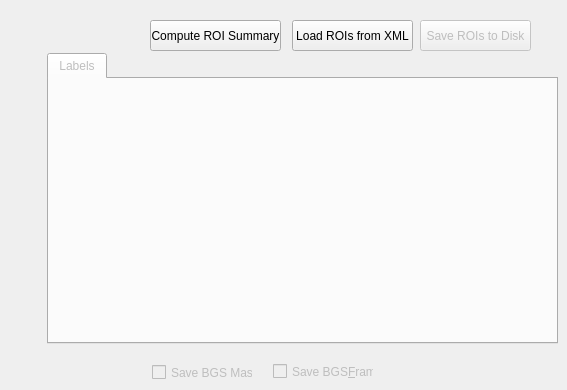
     <widget class="QWidget" name="tab_3">
      <attribute name="title">
       <string>Global Summary</string>
      </attribute>
      <widget class="QCheckBox" name="saveBGSFrameCheckbox">
       <property name="enabled">
        <bool>false</bool>
       </property>
       <property name="geometry">
        <rect>
         <x>273</x>
         <y>363</y>
         <width>101</width>
         <height>17</height>
        </rect>
       </property>
       <property name="text">
        <string>Save BGS&amp;Frame</string>
       </property>
      </widget>
      <widget class="QPushButton" name="saveRoisToDiskButton">
       <property name="enabled">
        <bool>false</bool>
       </property>
       <property name="geometry">
        <rect>
         <x>420</x>
         <y>20</y>
         <width>111</width>
         <height>31</height>
        </rect>
       </property>
       <property name="text">
        <string>Save ROIs to Disk</string>
       </property>
      </widget>
      <widget class="QPushButton" name="computeRoiSummary">
       <property name="geometry">
        <rect>
         <x>150</x>
         <y>20</y>
         <width>131</width>
         <height>31</height>
        </rect>
       </property>
       <property name="text">
        <string>Compute ROI Summary</string>
       </property>
      </widget>
      <widget class="QCheckBox" name="saveBGSMaskCheckbox">
       <property name="enabled">
        <bool>false</bool>
       </property>
       <property name="geometry">
        <rect>
         <x>152</x>
         <y>364</y>
         <width>101</width>
         <height>17</height>
        </rect>
       </property>
       <property name="text">
        <string>Save BGS Mask</string>
       </property>
      </widget>
      <widget class="QTabWidget" name="summaryTabWidget">
       <property name="enabled">
        <bool>false</bool>
       </property>
       <property name="geometry">
        <rect>
         <x>47</x>
         <y>53</y>
         <width>511</width>
         <height>291</height>
        </rect>
       </property>
       <property name="currentIndex">
        <number>0</number>
       </property>
       <widget class="QWidget" name="tab_7">
        <attribute name="title">
         <string>Labels</string>
        </attribute>
       </widget>
      </widget>
      <widget class="QPushButton" name="loadROIsFromXML">
       <property name="geometry">
        <rect>
         <x>292</x>
         <y>20</y>
         <width>121</width>
         <height>31</height>
        </rect>
       </property>
       <property name="text">
        <string>Load ROIs from XML</string>
       </property>
      </widget>
     </widget>
